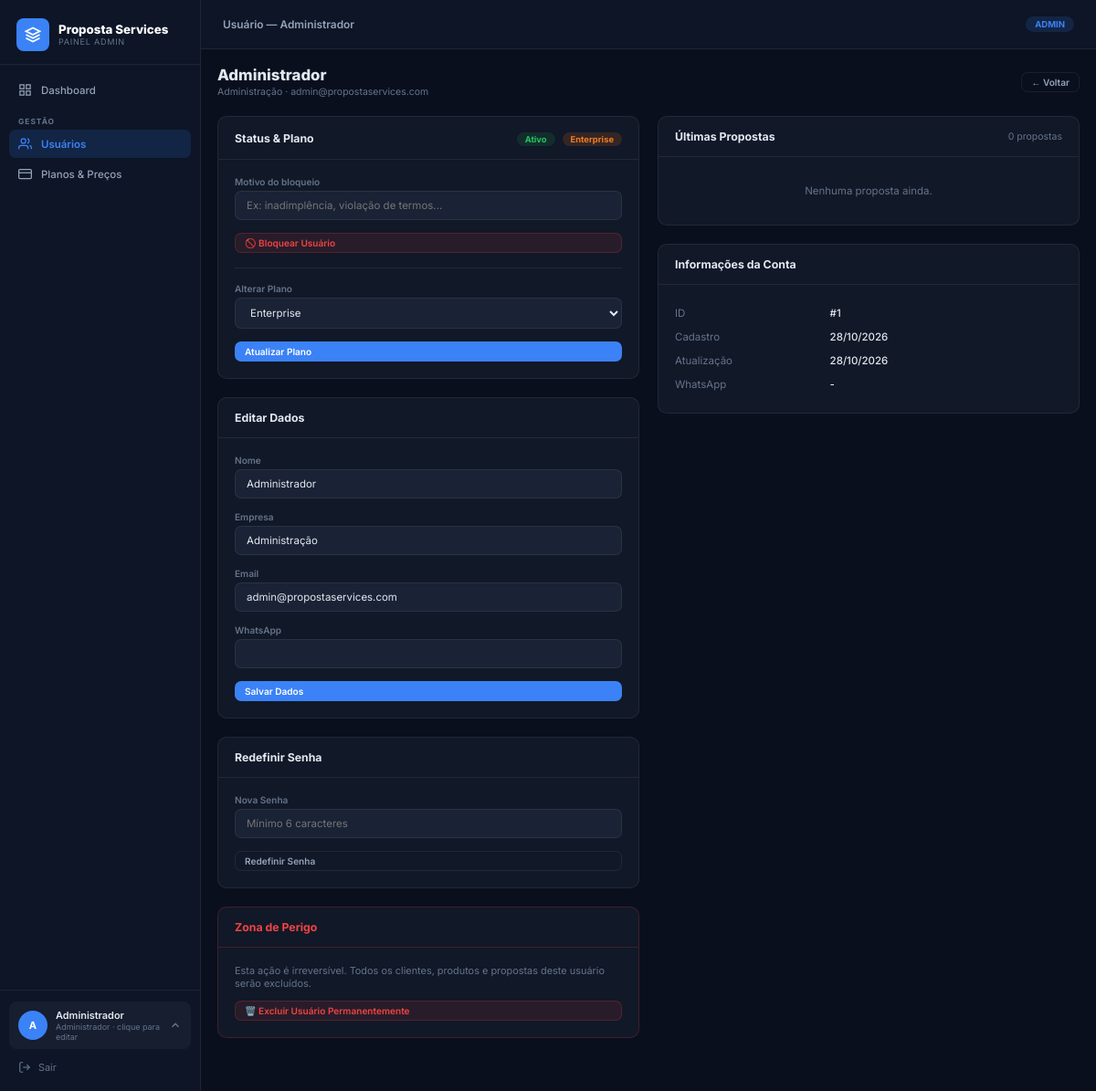
Page /public/admin/user_detail.php?id=1 (signed in) on the committed database.
### tables this page shows
CREATE TABLE users (
    id INT AUTO_INCREMENT PRIMARY KEY,
    company_name VARCHAR(150) NOT NULL,
    name VARCHAR(100) NOT NULL,
    email VARCHAR(150) NOT NULL UNIQUE,
    whatsapp VARCHAR(20),
    password VARCHAR(255) NOT NULL,
    whatsapp_template TEXT DEFAULT NULL,
    created_at TIMESTAMP DEFAULT CURRENT_TIMESTAMP,
    updated_at TIMESTAMP DEFAULT CURRENT_TIMESTAMP ON UPDATE CURRENT_TIMESTAMP
);

### app/controllers/AdminController.php (called while the page is built, shortened)
<?php
class AdminController {
    public static function userDetail(int $id): void {
        $user = AdminModel::findUser($id);
        $proposals = AdminModel::userProposals($id);
        $pageTitle = 'Usuário — '.$user['name'];
        require_once __DIR__ . '/../views/admin/user_detail.php';
    }
}

### public/admin/user_detail.php (called while the page is built)
<?php
require_once __DIR__ . '/../../config/app.php';
require_once __DIR__ . '/../../app/models/AdminModel.php';
require_once __DIR__ . '/../../app/controllers/AdminController.php';
AdminController::userDetail((int)($_GET['id'] ?? 0));

### config/app.php (called while the page is built, shortened)
<?php
require_once __DIR__ . '/database.php';
function auth(): ?array { return $_SESSION['user'] ?? null; }

### config/database.php (called while the page is built, shortened)
<?php
function db(): PDO {
    static $pdo = null;
    if ($pdo === null) {
        $dsn = "mysql:host=" . DB_HOST . ";port=" . DB_PORT . ";dbname=" . DB_NAME . ";charset=" . DB_CHARSET;
        try {
            $pdo = new PDO($dsn, DB_USER, DB_PASS, [
                PDO::ATTR_ERRMODE            => PDO::ERRMODE_EXCEPTION,
                PDO::ATTR_DEFAULT_FETCH_MODE => PDO::FETCH_ASSOC,
                PDO::ATTR_EMULATE_PREPARES   => false,
            ]);
        } catch (PDOException $e) {
            die(json_encode(['error' => 'Erro de conexão com o banco de dados.']));
        }
    }
    return $pdo;
}

### app/models/AdminModel.php (called while the page is built, shortened)
<?php
class AdminModel {
    public static function findUser(int $id): ?array {
        try {
            $stmt = db()->prepare("SELECT * FROM users WHERE id=? LIMIT 1");
            $stmt->execute([$id]);
            return $stmt->fetch() ?: null;
        } catch(Exception $e) { return null; }
    }
    public static function userProposals(int $userId): array {
        try {
            $stmt = db()->prepare("
                SELECT p.*, c.name AS client_name
                FROM proposals p JOIN clients c ON c.id = p.client_id
                WHERE p.user_id=? ORDER BY p.created_at DESC LIMIT 20
            ");
            $stmt->execute([$userId]);
            return $stmt->fetchAll();
        } catch(Exception $e) { return []; }
    }
}

### app/views/admin/user_detail.php (the view, shortened to what this page needs)
<?php require_once __DIR__ . '/layout_header.php'; ?>
<div class="page-hdr">
    <div>
        <h1><?= htmlspecialchars($user['name']) ?></h1>
        <div class="page-hdr-sub"><?= htmlspecialchars($user['company_name']) ?> · <?= htmlspecialchars($user['email']) ?></div>
    </div>
    <a href="<?= APP_URL ?>/admin/users.php" class="btn btn-outline btn-sm">← Voltar</a>
</div>
<div class="adm-grid2">
    <div>
        <div class="adm-card">
            <div class="adm-card-header">
                <div class="adm-card-title">Status & Plano</div>
                <div>
                    <span class="badge badge-<?= $user['status']??'ativo' ?>"><?= ucfirst($user['status']??'ativo') ?></span>
                    <span class="badge badge-<?= $user['plan']??'free' ?>" style="margin-left:4px;"><?= ucfirst($user['plan']??'free') ?></span>
                </div>
            </div>
            <div class="adm-card-body">
                <?php if (($user['status']??'ativo') === 'ativo'): ?>
                <form method="POST" action="<?= APP_URL ?>/admin/user_action.php" onsubmit="return confirm('Bloquear este usuário?')">
                    <div class="form-group">
                        <label>Motivo do bloqueio</label>
                        <input type="text" name="reason" class="form-control" placeholder="Ex: inadimplência, violação de termos...">
                    </div>
                    <button type="submit" class="btn btn-danger btn-sm" style="width:100%;">🚫 Bloquear Usuário</button>
                </form>
                <?php endif; ?>
                <hr style="border:none;border-top:1px solid var(--border);margin:16px 0;">
                <form method="POST" action="<?= APP_URL ?>/admin/user_action.php">
                    <div class="form-group">
                        <label>Alterar Plano</label>
                        <select name="plan" class="form-control">
                            <?php foreach(['free','starter','pro','enterprise'] as $p): ?>
                            <option value="<?= $p ?>" <?= ($user['plan']??'free')===$p?'selected':'' ?>><?= ucfirst($p) ?></option>
                            <?php endforeach; ?>
                        </select>
                    </div>
                    <button type="submit" class="btn btn-primary btn-sm" style="width:100%;">Atualizar Plano</button>
                </form>
            </div>
        </div>
        <div class="adm-card">
            <div class="adm-card-header"><div class="adm-card-title">Editar Dados</div></div>
            <div class="adm-card-body">
                <form method="POST" action="<?= APP_URL ?>/admin/user_action.php">
                    <div class="form-group">
                        <label>Nome</label>
                        <input type="text" name="name" class="form-control" value="<?= htmlspecialchars($user['name']) ?>">
                    </div>
                    <div class="form-group">
                        <label>Empresa</label>
                        <input type="text" name="company_name" class="form-control" value="<?= htmlspecialchars($user['company_name']) ?>">
                    </div>
                    <div class="form-group">
                        <label>Email</label>
                        <input type="email" name="email" class="form-control" value="<?= htmlspecialchars($user['email']) ?>">
                    </div>
                    <div class="form-group">
                        <label>WhatsApp</label>
                        <input type="text" name="whatsapp" class="form-control" value="<?= htmlspecialchars($user['whatsapp']??'') ?>">
                    </div>
                    <button type="submit" class="btn btn-primary btn-sm" style="width:100%;">Salvar Dados</button>
                </form>
            </div>
        </div>
        <div class="adm-card">
            <div class="adm-card-header"><div class="adm-card-title">Redefinir Senha</div></div>
            <div class="adm-card-body">
                <form method="POST" action="<?= APP_URL ?>/admin/user_action.php">
                    <div class="form-group">
                        <label>Nova Senha</label>
                        <input type="text" name="new_password" class="form-control" placeholder="Mínimo 6 caracteres">
                    </div>
                    <button type="submit" class="btn btn-outline btn-sm" style="width:100%;">Redefinir Senha</button>
                </form>
            </div>
        </div>
        <div class="adm-card" style="border-color:rgba(239,68,68,.2);">
            <div class="adm-card-header" style="border-color:rgba(239,68,68,.2);"><div class="adm-card-title" style="color:#ef4444;">Zona de Perigo</div></div>
            <div class="adm-card-body">
                <form method="POST" action="<?= APP_URL ?>/admin/user_action.php" onsubmit="return confirm('ATENÇÃO: Isso vai excluir o usuário e todos os seus dados permanentemente. Confirmar?')">
                    <p style="font-size:.78rem;color:var(--muted);margin-bottom:12px;">Esta ação é irreversível. Todos os clientes, produtos e propostas deste usuário serão excluídos.</p>
                    <button type="submit" class="btn btn-danger btn-sm" style="width:100%;">🗑️ Excluir Usuário Permanentemente</button>
                </form>
            </div>
        </div>
    </div>
    <div>
        <div class="adm-card">
            <div class="adm-card-header">
                <div class="adm-card-title">Últimas Propostas</div>
                <span style="font-size:.75rem;color:var(--muted);"><?= count($proposals) ?> propostas</span>
            </div>
            <?php if (empty($proposals)): ?>
                <div class="adm-card-body" style="text-align:center;color:var(--muted);font-size:.82rem;padding:30px;">Nenhuma proposta ainda.</div>
            <?php endif; ?>
        </div>
        <div class="adm-card">
            <div class="adm-card-header"><div class="adm-card-title">Informações da Conta</div></div>
            <div class="adm-card-body">
                <table style="width:100%;font-size:.82rem;border-collapse:collapse;">
                    <?php $rows = [
                        ['ID',          '#'.$user['id']],
                        ['Cadastro',    formatDate($user['created_at']??null)],
                        ['Atualização', formatDate($user['updated_at']??null)],
                        ['WhatsApp',    $user['whatsapp']??'-'],
                    ]; ?>
                    <?php foreach ($rows as [$k,$v]): ?>
                    <tr>
                        <td style="color:var(--muted);padding:6px 0;width:40%;"><?= $k ?></td>
                        <td style="color:var(--text);font-weight:500;"><?= htmlspecialchars($v) ?></td>
                    </tr>
                    <?php endforeach; ?>
                </table>
            </div>
        </div>
    </div>
</div>
<?php require_once __DIR__ . '/layout_footer.php'; ?>

### app/views/admin/layout_header.php (shortened to what this page needs)
<?php
$adminUser = auth();
$adminPage = basename($_SERVER['PHP_SELF'], '.php');
?>
<!DOCTYPE html>
<html lang="pt-BR">
<head>
</head>
<body>
<aside class="adm-sidebar" id="admSidebar">
    <div class="adm-logo">
        <div class="adm-logo-icon">
            <svg width="18" height="18" viewBox="0 0 24 24" fill="none" stroke="white" stroke-width="2.5"><path d="M12 2L2 7l10 5 10-5-10-5z"/><path d="M2 17l10 5 10-5"/><path d="M2 12l10 5 10-5"/></svg>
        </div>
        <div>
            <div class="adm-logo-text">Proposta Services</div>
            <div class="adm-logo-sub">Painel Admin</div>
        </div>
    </div>
    <div class="adm-panels">
        <div class="adm-panel adm-panel-nav">
            <nav class="adm-nav">
                <a href="<?= APP_URL ?>/admin/index.php" <?= $adminPage==='index'?'class="active"':'' ?>>
                    <svg width="15" height="15" viewBox="0 0 24 24" fill="none" stroke="currentColor" stroke-width="2"><rect x="3" y="3" width="7" height="7"/><rect x="14" y="3" width="7" height="7"/><rect x="14" y="14" width="7" height="7"/><rect x="3" y="14" width="7" height="7"/></svg>
                    Dashboard
                </a>
                <div class="adm-nav-label">Gestão</div>
                <a href="<?= APP_URL ?>/admin/users.php" <?= in_array($adminPage,['users','user_detail'])?'class="active"':'' ?>>
                    <svg width="15" height="15" viewBox="0 0 24 24" fill="none" stroke="currentColor" stroke-width="2"><path d="M17 21v-2a4 4 0 0 0-4-4H5a4 4 0 0 0-4 4v2"/><circle cx="9" cy="7" r="4"/><path d="M23 21v-2a4 4 0 0 0-3-3.87"/><path d="M16 3.13a4 4 0 0 1 0 7.75"/></svg>
                    Usuários
                </a>
                <a href="<?= APP_URL ?>/admin/plans.php" <?= $adminPage==='plans'?'class="active"':'' ?>>
                    <svg width="15" height="15" viewBox="0 0 24 24" fill="none" stroke="currentColor" stroke-width="2"><rect x="1" y="4" width="22" height="16" rx="2"/><line x1="1" y1="10" x2="23" y2="10"/></svg>
                    Planos & Preços
                </a>
            </nav>
        </div>
    </div>
    <div class="adm-footer">
        <button class="adm-user-btn" onclick="toggleProfile()">
            <div class="adm-avatar"><?= mb_strtoupper(mb_substr($adminUser['name']??'A',0,1)) ?></div>
            <div style="flex:1;min-width:0;">
                <div class="adm-uname" style="white-space:nowrap;overflow:hidden;text-overflow:ellipsis;"><?= htmlspecialchars($adminUser['name']??'Admin') ?></div>
                <div class="adm-urole">Administrador · clique para editar</div>
            </div>
            <svg class="adm-chevron" width="14" height="14" viewBox="0 0 24 24" fill="none" stroke="currentColor" stroke-width="2.5"><polyline points="18 15 12 9 6 15"/></svg>
        </button>
        <a href="<?= APP_URL ?>/logout.php" class="adm-logout">
            <svg width="14" height="14" viewBox="0 0 24 24" fill="none" stroke="currentColor" stroke-width="2"><path d="M9 21H5a2 2 0 0 1-2-2V5a2 2 0 0 1 2-2h4"/><polyline points="16 17 21 12 16 7"/><line x1="21" y1="12" x2="9" y2="12"/></svg>
            Sair
        </a>
    </div>
</aside>
<main class="adm-main">
<div class="adm-topbar">
    <div style="display:flex;align-items:center;gap:10px;">
        <span class="adm-topbar-title"><?= htmlspecialchars($pageTitle ?? '') ?></span>
    </div>
    <span class="adm-badge">ADMIN</span>
</div>
<div class="adm-body">

### rows in the picture
users: name "A", name "Administrador", name "Usuário — Administrador", company_name "Administração", email "admin@propostaservices.com", status "Ativo", plan "Enterprise"

### other values in the picture
count($proposals) "0"
$k "ID"
$v "#1"
$k "Cadastro"
$v "28/10/2026"
$k "Atualização"
$k "WhatsApp"
$v "-"
